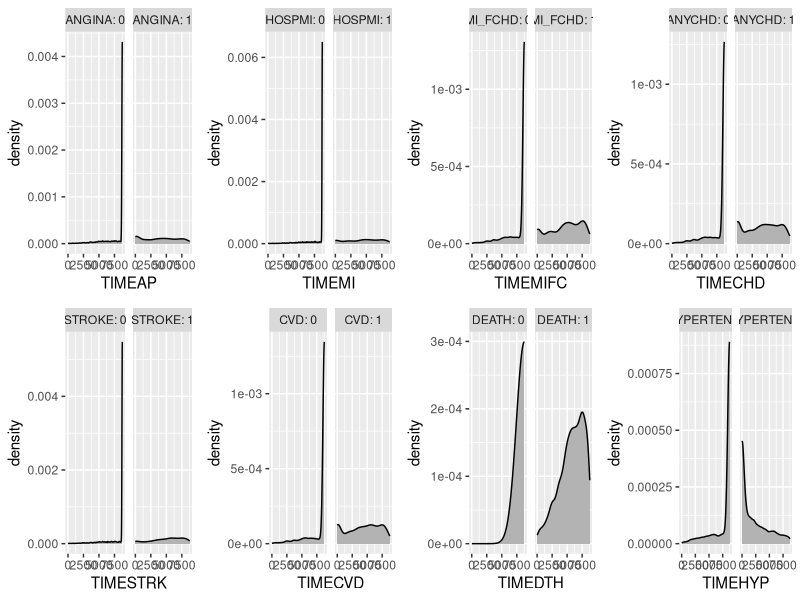
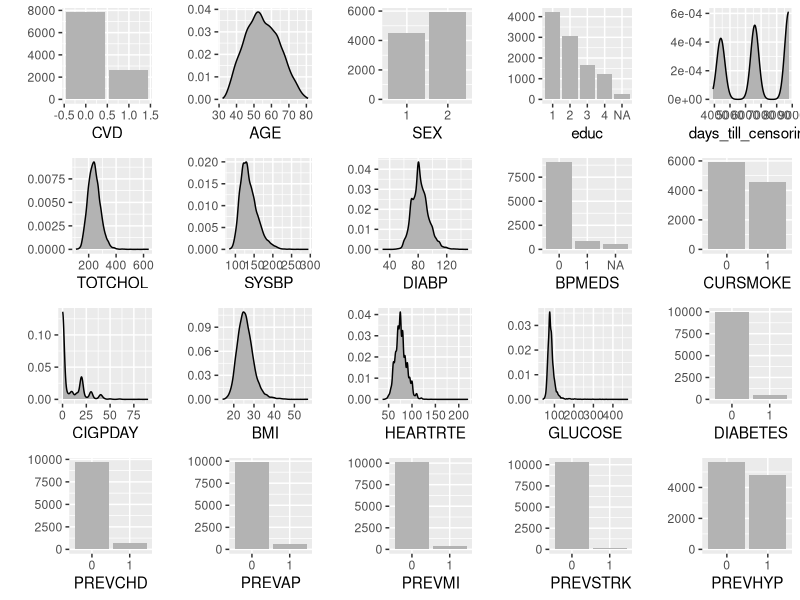

The R script that drew these images, in order:
library(ggplot2)
library(tibble)
library(broom)
library(splines)
library(readr)
library(skimr)
library(dplyr)
library(rlang)

set.seed(8088)
framingham_raw <- as_tibble(read.csv("training_data.csv"))


# Framingham is ordered so that lower RANDIDs come first, and when there are
# multiple rows for the same RANDID, the earlier checkups come first.
# This is evidenced by the below check.
all(arrange(framingham_raw[,c("RANDID","TIME")]) == framingham_raw[,c("RANDID","TIME")])

# Thankfully noone attended more than three examinations.
max(table(framingham_raw[,"RANDID"]))


# We use this knowledge to add the column days_till_censoring which shows
# how many years of observation are left until the censoring date. This is
# based on some loose estimate of the censoring date being after 24 years.
# We also drop X since it just counts rows and reencode a bunch of columns
# as factors. Not CVD though since it's our response and so it has to be
# numeric if we want to fit regular lms on it.
framingham_all <- mutate(
    framingham_raw,
    SEX      = factor(SEX,      ordered=TRUE),
    CURSMOKE = factor(CURSMOKE, ordered=TRUE),
    DIABETES = factor(DIABETES, ordered=TRUE),
    BPMEDS   = factor(BPMEDS,   ordered=TRUE),
    educ     = factor(educ,     ordered=TRUE),
    PREVCHD  = factor(PREVCHD,  ordered=TRUE),
    PREVAP   = factor(PREVAP,   ordered=TRUE),
    PREVMI   = factor(PREVMI,   ordered=TRUE),
    PREVSTRK = factor(PREVSTRK, ordered=TRUE),
    PREVHYP  = factor(PREVHYP,  ordered=TRUE),
    PERIOD   = factor(PERIOD,   ordered=TRUE),
    DEATH    = factor(DEATH,    ordered=TRUE),
    ANGINA   = factor(ANGINA,   ordered=TRUE),
    HOSPMI   = factor(HOSPMI,   ordered=TRUE),
    MI_FCHD  = factor(MI_FCHD,  ordered=TRUE),
    ANYCHD   = factor(ANYCHD,   ordered=TRUE),
    STROKE   = factor(STROKE,   ordered=TRUE),
    HYPERTEN = factor(HYPERTEN, ordered=TRUE),
    # We can see that the censoring date was after 8766 days because that's
    # the maximum value in all the TIME* columns, and I think people who didn't
    # have a specific event happen were registered as having it occur after the
    # whole examination period.
    days_till_censoring=8766-TIME,
    X=NULL,
)

framingham <- select(
    framingham_all,
    CVD,
    AGE,
    SEX,
    educ,
    days_till_censoring,
    TOTCHOL,
    SYSBP,
    DIABP,
    BPMEDS,
    CURSMOKE,
    CIGPDAY,
    BMI,
    HEARTRTE,
    GLUCOSE,
    DIABETES,
    PREVCHD,
    PREVAP,
    PREVMI,
    PREVSTRK,
    PREVHYP
)

# The following expression tells us that over half of the observations
# are in the second and third checkups, so it would be a shame to have to
# throw all that away.
table(framingham_all$PERIOD)


# A list of the correspondences between the times of events
# and the indicators of those events.
timecols <- list(
    TIMEAP   = "ANGINA",
    TIMEMI   = "HOSPMI",
    TIMEMIFC = "MI_FCHD",
    TIMECHD  = "ANYCHD",
    TIMESTRK = "STROKE",
    TIMECVD  = "CVD",
    TIMEDTH  = "DEATH",
    TIMEHYP  = "HYPERTEN"
)

fill = gray(0.7)

# For a column giving the time of occurrence of some event,
# create two plot showing the density of those times.
# One where the indicator is zero and one where it is one.
timeplot <- function(col) {
    indicator <- timecols[[col]]
    ggplot(framingham_all) +
        facet_grid(expr(. ~ !!sym(indicator)), label=label_both) +
        aes_string(col) +
        geom_density(fill=fill)
}

# Create such plots for all the time-to-event columns.
# We see that the distribution are quite different,
# in particular the extremely heavy tail. If the event didn't occur,
# the last moment of contact is registered in the time-to-event column
# instead. So we have to filter the rows out where the event
# didn't occur when making plots of these columns if they are to
# make any sense.
do.call(gridExtra::grid.arrange, c(lapply(names(timecols), timeplot), ncol=4))

# Filter the data such that it only contains the rows
# where some event happened. The parameter col is supposed to
# be the column containing the times to the event, not the indicator
# of the event. E.g. TIMEAP, not ANGINA.
timefilter <- function(col, data=framingham_all, indicator_value=1) {
    indicator <- timecols[[col]]
    filter(data, data[[indicator]] == indicator_value)
}

# Plot the marginal distribution of a column
marginal_plot <- function(col) {
    if (is.factor(framingham[[col]]) | col == "CVD") {
        plot <- ggplot(data=framingham) +
            aes_string(col) +
            xlab(col) +
            ylab("") +
            geom_bar(fill=fill)
    } else {
        if (is.null(timecols[[col]])) {
            data <- framingham
        } else {
            data <- timefilter(col)
        }
        plot <- ggplot(data=data) +
            aes_string(col) +
            xlab(col) +
            ylab("") +
            geom_density(fill=fill)
    }
    plot
}

tmp <- lapply(names(framingham), marginal_plot)
do.call(gridExtra::grid.arrange, c(tmp, ncol=5))

skim(framingham)

